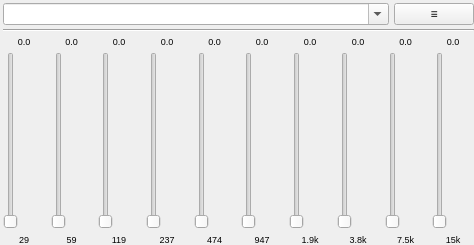
<?xml version="1.0" encoding="UTF-8"?>
<ui version="4.0">
 <class>GUI_Equalizer</class>
 <widget class="PlayerPlugin::Base" name="GUI_Equalizer">
  <property name="geometry">
   <rect>
    <x>0</x>
    <y>0</y>
    <width>474</width>
    <height>245</height>
   </rect>
  </property>
  <layout class="QGridLayout" name="gridLayout">
   <property name="leftMargin">
    <number>3</number>
   </property>
   <property name="topMargin">
    <number>3</number>
   </property>
   <property name="rightMargin">
    <number>0</number>
   </property>
   <property name="bottomMargin">
    <number>0</number>
   </property>
   <property name="verticalSpacing">
    <number>4</number>
   </property>
   <item row="2" column="6">
    <layout class="QVBoxLayout" name="verticalLayout_7">
     <property name="spacing">
      <number>5</number>
     </property>
     <item>
      <widget class="QLabel" name="label_7">
       <property name="sizePolicy">
        <sizepolicy hsizetype="MinimumExpanding" vsizetype="Preferred">
         <horstretch>0</horstretch>
         <verstretch>0</verstretch>
        </sizepolicy>
       </property>
       <property name="font">
        <font>
         <pointsize>7</pointsize>
        </font>
       </property>
       <property name="focusPolicy">
        <enum>Qt::StrongFocus</enum>
       </property>
       <property name="layoutDirection">
        <enum>Qt::LeftToRight</enum>
       </property>
       <property name="text">
        <string notr="true">0.0</string>
       </property>
       <property name="alignment">
        <set>Qt::AlignCenter</set>
       </property>
      </widget>
     </item>
     <item>
      <widget class="EqSlider" name="sli_6">
       <property name="orientation">
        <enum>Qt::Vertical</enum>
       </property>
      </widget>
     </item>
     <item>
      <widget class="QLabel" name="label_17">
       <property name="sizePolicy">
        <sizepolicy hsizetype="MinimumExpanding" vsizetype="Preferred">
         <horstretch>0</horstretch>
         <verstretch>0</verstretch>
        </sizepolicy>
       </property>
       <property name="font">
        <font>
         <pointsize>7</pointsize>
        </font>
       </property>
       <property name="focusPolicy">
        <enum>Qt::StrongFocus</enum>
       </property>
       <property name="text">
        <string notr="true">1.9k</string>
       </property>
       <property name="alignment">
        <set>Qt::AlignCenter</set>
       </property>
      </widget>
     </item>
    </layout>
   </item>
   <item row="2" column="5">
    <layout class="QVBoxLayout" name="verticalLayout_6">
     <property name="spacing">
      <number>5</number>
     </property>
     <item>
      <widget class="QLabel" name="label_6">
       <property name="sizePolicy">
        <sizepolicy hsizetype="MinimumExpanding" vsizetype="Preferred">
         <horstretch>0</horstretch>
         <verstretch>0</verstretch>
        </sizepolicy>
       </property>
       <property name="font">
        <font>
         <pointsize>7</pointsize>
        </font>
       </property>
       <property name="focusPolicy">
        <enum>Qt::StrongFocus</enum>
       </property>
       <property name="layoutDirection">
        <enum>Qt::LeftToRight</enum>
       </property>
       <property name="text">
        <string notr="true">0.0</string>
       </property>
       <property name="alignment">
        <set>Qt::AlignCenter</set>
       </property>
      </widget>
     </item>
     <item>
      <widget class="EqSlider" name="sli_5">
       <property name="orientation">
        <enum>Qt::Vertical</enum>
       </property>
      </widget>
     </item>
     <item>
      <widget class="QLabel" name="label_16">
       <property name="sizePolicy">
        <sizepolicy hsizetype="MinimumExpanding" vsizetype="Preferred">
         <horstretch>0</horstretch>
         <verstretch>0</verstretch>
        </sizepolicy>
       </property>
       <property name="font">
        <font>
         <pointsize>7</pointsize>
        </font>
       </property>
       <property name="focusPolicy">
        <enum>Qt::StrongFocus</enum>
       </property>
       <property name="text">
        <string notr="true">947</string>
       </property>
       <property name="alignment">
        <set>Qt::AlignCenter</set>
       </property>
      </widget>
     </item>
    </layout>
   </item>
   <item row="2" column="9">
    <layout class="QVBoxLayout" name="verticalLayout_10">
     <property name="spacing">
      <number>5</number>
     </property>
     <item>
      <widget class="QLabel" name="label_10">
       <property name="sizePolicy">
        <sizepolicy hsizetype="MinimumExpanding" vsizetype="Preferred">
         <horstretch>0</horstretch>
         <verstretch>0</verstretch>
        </sizepolicy>
       </property>
       <property name="font">
        <font>
         <pointsize>7</pointsize>
        </font>
       </property>
       <property name="focusPolicy">
        <enum>Qt::StrongFocus</enum>
       </property>
       <property name="layoutDirection">
        <enum>Qt::LeftToRight</enum>
       </property>
       <property name="text">
        <string notr="true">0.0</string>
       </property>
       <property name="alignment">
        <set>Qt::AlignCenter</set>
       </property>
      </widget>
     </item>
     <item>
      <widget class="EqSlider" name="sli_9">
       <property name="layoutDirection">
        <enum>Qt::LeftToRight</enum>
       </property>
       <property name="orientation">
        <enum>Qt::Vertical</enum>
       </property>
      </widget>
     </item>
     <item>
      <widget class="QLabel" name="label_20">
       <property name="sizePolicy">
        <sizepolicy hsizetype="MinimumExpanding" vsizetype="Preferred">
         <horstretch>0</horstretch>
         <verstretch>0</verstretch>
        </sizepolicy>
       </property>
       <property name="font">
        <font>
         <pointsize>7</pointsize>
        </font>
       </property>
       <property name="focusPolicy">
        <enum>Qt::StrongFocus</enum>
       </property>
       <property name="text">
        <string notr="true">15k</string>
       </property>
       <property name="alignment">
        <set>Qt::AlignCenter</set>
       </property>
      </widget>
     </item>
    </layout>
   </item>
   <item row="2" column="3">
    <layout class="QVBoxLayout" name="verticalLayout_4">
     <property name="spacing">
      <number>5</number>
     </property>
     <item>
      <widget class="QLabel" name="label_4">
       <property name="sizePolicy">
        <sizepolicy hsizetype="MinimumExpanding" vsizetype="Preferred">
         <horstretch>0</horstretch>
         <verstretch>0</verstretch>
        </sizepolicy>
       </property>
       <property name="font">
        <font>
         <pointsize>7</pointsize>
        </font>
       </property>
       <property name="focusPolicy">
        <enum>Qt::StrongFocus</enum>
       </property>
       <property name="layoutDirection">
        <enum>Qt::LeftToRight</enum>
       </property>
       <property name="text">
        <string notr="true">0.0</string>
       </property>
       <property name="alignment">
        <set>Qt::AlignCenter</set>
       </property>
      </widget>
     </item>
     <item>
      <widget class="EqSlider" name="sli_3">
       <property name="orientation">
        <enum>Qt::Vertical</enum>
       </property>
      </widget>
     </item>
     <item>
      <widget class="QLabel" name="label_14">
       <property name="sizePolicy">
        <sizepolicy hsizetype="MinimumExpanding" vsizetype="Preferred">
         <horstretch>0</horstretch>
         <verstretch>0</verstretch>
        </sizepolicy>
       </property>
       <property name="font">
        <font>
         <pointsize>7</pointsize>
        </font>
       </property>
       <property name="focusPolicy">
        <enum>Qt::StrongFocus</enum>
       </property>
       <property name="text">
        <string notr="true">237</string>
       </property>
       <property name="alignment">
        <set>Qt::AlignCenter</set>
       </property>
      </widget>
     </item>
    </layout>
   </item>
   <item row="0" column="0" colspan="10">
    <layout class="QHBoxLayout" name="horizontalLayout">
     <property name="spacing">
      <number>5</number>
     </property>
     <item>
      <widget class="Gui::ComboBox" name="combo_presets">
       <property name="sizePolicy">
        <sizepolicy hsizetype="MinimumExpanding" vsizetype="Fixed">
         <horstretch>0</horstretch>
         <verstretch>0</verstretch>
        </sizepolicy>
       </property>
       <property name="focusPolicy">
        <enum>Qt::ClickFocus</enum>
       </property>
       <property name="editable">
        <bool>true</bool>
       </property>
      </widget>
     </item>
     <item>
      <widget class="MenuToolButton" name="btn_tool">
       <property name="sizePolicy">
        <sizepolicy hsizetype="Preferred" vsizetype="Preferred">
         <horstretch>0</horstretch>
         <verstretch>0</verstretch>
        </sizepolicy>
       </property>
       <property name="text">
        <string notr="true">≡</string>
       </property>
      </widget>
     </item>
    </layout>
   </item>
   <item row="2" column="7">
    <layout class="QVBoxLayout" name="verticalLayout_8">
     <property name="spacing">
      <number>5</number>
     </property>
     <item>
      <widget class="QLabel" name="label_8">
       <property name="sizePolicy">
        <sizepolicy hsizetype="MinimumExpanding" vsizetype="Preferred">
         <horstretch>0</horstretch>
         <verstretch>0</verstretch>
        </sizepolicy>
       </property>
       <property name="font">
        <font>
         <pointsize>7</pointsize>
        </font>
       </property>
       <property name="focusPolicy">
        <enum>Qt::StrongFocus</enum>
       </property>
       <property name="layoutDirection">
        <enum>Qt::LeftToRight</enum>
       </property>
       <property name="text">
        <string notr="true">0.0</string>
       </property>
       <property name="alignment">
        <set>Qt::AlignCenter</set>
       </property>
      </widget>
     </item>
     <item>
      <widget class="EqSlider" name="sli_7">
       <property name="orientation">
        <enum>Qt::Vertical</enum>
       </property>
      </widget>
     </item>
     <item>
      <widget class="QLabel" name="label_18">
       <property name="sizePolicy">
        <sizepolicy hsizetype="MinimumExpanding" vsizetype="Preferred">
         <horstretch>0</horstretch>
         <verstretch>0</verstretch>
        </sizepolicy>
       </property>
       <property name="font">
        <font>
         <pointsize>7</pointsize>
        </font>
       </property>
       <property name="focusPolicy">
        <enum>Qt::StrongFocus</enum>
       </property>
       <property name="text">
        <string notr="true">3.8k</string>
       </property>
       <property name="alignment">
        <set>Qt::AlignCenter</set>
       </property>
      </widget>
     </item>
    </layout>
   </item>
   <item row="2" column="1">
    <layout class="QVBoxLayout" name="verticalLayout_2">
     <property name="spacing">
      <number>5</number>
     </property>
     <item>
      <widget class="QLabel" name="label_2">
       <property name="sizePolicy">
        <sizepolicy hsizetype="MinimumExpanding" vsizetype="Preferred">
         <horstretch>0</horstretch>
         <verstretch>0</verstretch>
        </sizepolicy>
       </property>
       <property name="font">
        <font>
         <pointsize>7</pointsize>
        </font>
       </property>
       <property name="focusPolicy">
        <enum>Qt::StrongFocus</enum>
       </property>
       <property name="layoutDirection">
        <enum>Qt::LeftToRight</enum>
       </property>
       <property name="text">
        <string notr="true">0.0</string>
       </property>
       <property name="alignment">
        <set>Qt::AlignCenter</set>
       </property>
      </widget>
     </item>
     <item>
      <widget class="EqSlider" name="sli_1">
       <property name="pageStep">
        <number>1</number>
       </property>
       <property name="orientation">
        <enum>Qt::Vertical</enum>
       </property>
      </widget>
     </item>
     <item>
      <widget class="QLabel" name="label_12">
       <property name="sizePolicy">
        <sizepolicy hsizetype="MinimumExpanding" vsizetype="Preferred">
         <horstretch>0</horstretch>
         <verstretch>0</verstretch>
        </sizepolicy>
       </property>
       <property name="font">
        <font>
         <pointsize>7</pointsize>
        </font>
       </property>
       <property name="focusPolicy">
        <enum>Qt::StrongFocus</enum>
       </property>
       <property name="text">
        <string notr="true">59</string>
       </property>
       <property name="alignment">
        <set>Qt::AlignCenter</set>
       </property>
      </widget>
     </item>
    </layout>
   </item>
   <item row="1" column="0" colspan="10">
    <widget class="Line" name="line_2">
     <property name="orientation">
      <enum>Qt::Horizontal</enum>
     </property>
    </widget>
   </item>
   <item row="2" column="4">
    <layout class="QVBoxLayout" name="verticalLayout_5">
     <property name="spacing">
      <number>5</number>
     </property>
     <item>
      <widget class="QLabel" name="label_5">
       <property name="sizePolicy">
        <sizepolicy hsizetype="MinimumExpanding" vsizetype="Preferred">
         <horstretch>0</horstretch>
         <verstretch>0</verstretch>
        </sizepolicy>
       </property>
       <property name="font">
        <font>
         <pointsize>7</pointsize>
        </font>
       </property>
       <property name="focusPolicy">
        <enum>Qt::StrongFocus</enum>
       </property>
       <property name="layoutDirection">
        <enum>Qt::LeftToRight</enum>
       </property>
       <property name="text">
        <string notr="true">0.0</string>
       </property>
       <property name="alignment">
        <set>Qt::AlignCenter</set>
       </property>
      </widget>
     </item>
     <item>
      <widget class="EqSlider" name="sli_4">
       <property name="orientation">
        <enum>Qt::Vertical</enum>
       </property>
      </widget>
     </item>
     <item>
      <widget class="QLabel" name="label_15">
       <property name="sizePolicy">
        <sizepolicy hsizetype="MinimumExpanding" vsizetype="Preferred">
         <horstretch>0</horstretch>
         <verstretch>0</verstretch>
        </sizepolicy>
       </property>
       <property name="font">
        <font>
         <pointsize>7</pointsize>
        </font>
       </property>
       <property name="focusPolicy">
        <enum>Qt::StrongFocus</enum>
       </property>
       <property name="text">
        <string notr="true">474</string>
       </property>
       <property name="alignment">
        <set>Qt::AlignCenter</set>
       </property>
      </widget>
     </item>
    </layout>
   </item>
   <item row="2" column="0">
    <layout class="QVBoxLayout" name="verticalLayout">
     <property name="spacing">
      <number>5</number>
     </property>
     <item>
      <widget class="QLabel" name="label">
       <property name="sizePolicy">
        <sizepolicy hsizetype="MinimumExpanding" vsizetype="Preferred">
         <horstretch>0</horstretch>
         <verstretch>0</verstretch>
        </sizepolicy>
       </property>
       <property name="font">
        <font>
         <pointsize>7</pointsize>
        </font>
       </property>
       <property name="focusPolicy">
        <enum>Qt::StrongFocus</enum>
       </property>
       <property name="layoutDirection">
        <enum>Qt::LeftToRight</enum>
       </property>
       <property name="text">
        <string notr="true">0.0</string>
       </property>
       <property name="alignment">
        <set>Qt::AlignCenter</set>
       </property>
      </widget>
     </item>
     <item>
      <widget class="EqSlider" name="sli_0">
       <property name="orientation">
        <enum>Qt::Vertical</enum>
       </property>
      </widget>
     </item>
     <item>
      <widget class="QLabel" name="label_11">
       <property name="sizePolicy">
        <sizepolicy hsizetype="MinimumExpanding" vsizetype="Preferred">
         <horstretch>0</horstretch>
         <verstretch>0</verstretch>
        </sizepolicy>
       </property>
       <property name="font">
        <font>
         <pointsize>7</pointsize>
        </font>
       </property>
       <property name="focusPolicy">
        <enum>Qt::StrongFocus</enum>
       </property>
       <property name="text">
        <string notr="true">29</string>
       </property>
       <property name="alignment">
        <set>Qt::AlignCenter</set>
       </property>
      </widget>
     </item>
    </layout>
   </item>
   <item row="2" column="8">
    <layout class="QVBoxLayout" name="verticalLayout_9">
     <property name="spacing">
      <number>5</number>
     </property>
     <item>
      <widget class="QLabel" name="label_9">
       <property name="sizePolicy">
        <sizepolicy hsizetype="MinimumExpanding" vsizetype="Preferred">
         <horstretch>0</horstretch>
         <verstretch>0</verstretch>
        </sizepolicy>
       </property>
       <property name="font">
        <font>
         <pointsize>7</pointsize>
        </font>
       </property>
       <property name="focusPolicy">
        <enum>Qt::StrongFocus</enum>
       </property>
       <property name="layoutDirection">
        <enum>Qt::LeftToRight</enum>
       </property>
       <property name="text">
        <string notr="true">0.0</string>
       </property>
       <property name="alignment">
        <set>Qt::AlignCenter</set>
       </property>
      </widget>
     </item>
     <item>
      <widget class="EqSlider" name="sli_8">
       <property name="orientation">
        <enum>Qt::Vertical</enum>
       </property>
      </widget>
     </item>
     <item>
      <widget class="QLabel" name="label_19">
       <property name="sizePolicy">
        <sizepolicy hsizetype="MinimumExpanding" vsizetype="Preferred">
         <horstretch>0</horstretch>
         <verstretch>0</verstretch>
        </sizepolicy>
       </property>
       <property name="font">
        <font>
         <pointsize>7</pointsize>
        </font>
       </property>
       <property name="focusPolicy">
        <enum>Qt::StrongFocus</enum>
       </property>
       <property name="text">
        <string notr="true">7.5k</string>
       </property>
       <property name="alignment">
        <set>Qt::AlignCenter</set>
       </property>
      </widget>
     </item>
    </layout>
   </item>
   <item row="2" column="2">
    <layout class="QVBoxLayout" name="verticalLayout_3">
     <property name="spacing">
      <number>5</number>
     </property>
     <item>
      <widget class="QLabel" name="label_3">
       <property name="sizePolicy">
        <sizepolicy hsizetype="MinimumExpanding" vsizetype="Preferred">
         <horstretch>0</horstretch>
         <verstretch>0</verstretch>
        </sizepolicy>
       </property>
       <property name="font">
        <font>
         <pointsize>7</pointsize>
        </font>
       </property>
       <property name="focusPolicy">
        <enum>Qt::StrongFocus</enum>
       </property>
       <property name="layoutDirection">
        <enum>Qt::LeftToRight</enum>
       </property>
       <property name="text">
        <string notr="true">0.0</string>
       </property>
       <property name="alignment">
        <set>Qt::AlignCenter</set>
       </property>
      </widget>
     </item>
     <item>
      <widget class="EqSlider" name="sli_2">
       <property name="orientation">
        <enum>Qt::Vertical</enum>
       </property>
      </widget>
     </item>
     <item>
      <widget class="QLabel" name="label_13">
       <property name="sizePolicy">
        <sizepolicy hsizetype="MinimumExpanding" vsizetype="Preferred">
         <horstretch>0</horstretch>
         <verstretch>0</verstretch>
        </sizepolicy>
       </property>
       <property name="font">
        <font>
         <pointsize>7</pointsize>
        </font>
       </property>
       <property name="focusPolicy">
        <enum>Qt::StrongFocus</enum>
       </property>
       <property name="text">
        <string notr="true">119</string>
       </property>
       <property name="alignment">
        <set>Qt::AlignCenter</set>
       </property>
      </widget>
     </item>
    </layout>
   </item>
  </layout>
 </widget>
 <customwidgets>
  <customwidget>
   <class>Gui::ComboBox</class>
   <extends>QComboBox</extends>
   <header>GUI/Utils/Widgets/ComboBox.h</header>
  </customwidget>
  <customwidget>
   <class>MenuToolButton</class>
   <extends>QPushButton</extends>
   <header location="global">GUI/Utils/MenuTool/MenuTool.h</header>
  </customwidget>
  <customwidget>
   <class>PlayerPlugin::Base</class>
   <extends>QWidget</extends>
   <header>Interfaces/PlayerPlugin/PlayerPluginBase.h</header>
   <container>1</container>
  </customwidget>
  <customwidget>
   <class>EqSlider</class>
   <extends>QSlider</extends>
   <header>GUI/Plugins/Engine/Equalizer/EqSlider.h</header>
  </customwidget>
 </customwidgets>
 <tabstops>
  <tabstop>sli_0</tabstop>
  <tabstop>sli_1</tabstop>
  <tabstop>sli_2</tabstop>
  <tabstop>sli_3</tabstop>
  <tabstop>sli_4</tabstop>
  <tabstop>sli_5</tabstop>
  <tabstop>sli_6</tabstop>
  <tabstop>sli_7</tabstop>
  <tabstop>sli_8</tabstop>
  <tabstop>sli_9</tabstop>
  <tabstop>label_10</tabstop>
  <tabstop>label_18</tabstop>
  <tabstop>label_20</tabstop>
  <tabstop>label_6</tabstop>
  <tabstop>label_14</tabstop>
  <tabstop>label_16</tabstop>
  <tabstop>label_7</tabstop>
  <tabstop>label</tabstop>
  <tabstop>label_17</tabstop>
  <tabstop>label_2</tabstop>
  <tabstop>label_3</tabstop>
  <tabstop>label_12</tabstop>
  <tabstop>label_5</tabstop>
  <tabstop>label_4</tabstop>
  <tabstop>label_15</tabstop>
  <tabstop>label_9</tabstop>
  <tabstop>label_19</tabstop>
  <tabstop>label_13</tabstop>
  <tabstop>label_11</tabstop>
  <tabstop>label_8</tabstop>
 </tabstops>
 <resources/>
 <connections/>
</ui>
